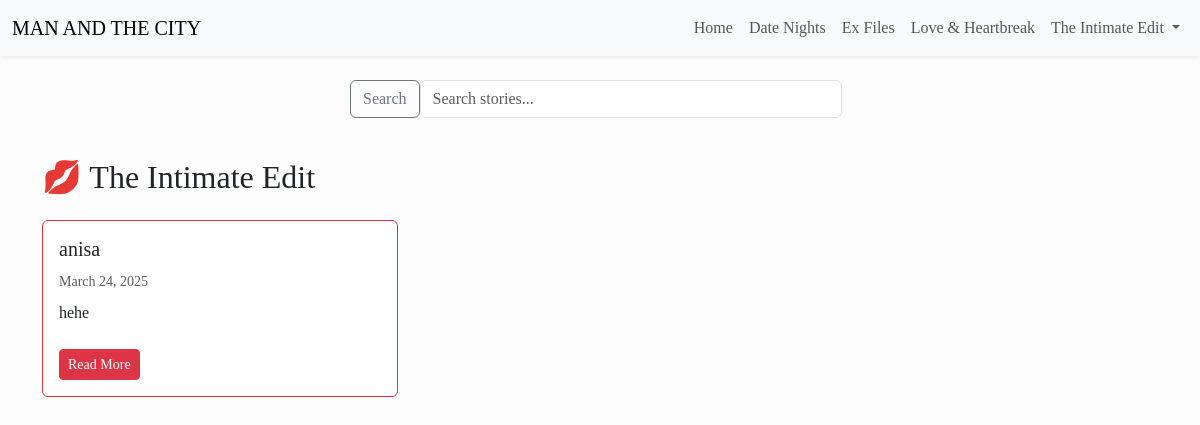
Page /post/intimate-edit/ on the committed database.
### posts/models.py (models this page shows, shortened)
class Post(models.Model):
    CATEGORY_CHOICES = [
        ('date', 'Date Night'),
        ('ex', 'Ex Files'),
        ('fun', 'Love & Laughs'),
        ('intimate', 'The Intimate Edit'),
    ]
    title = models.CharField(max_length=200)
    slug = models.SlugField(unique=True)
    date = models.DateTimeField(default=timezone.now)
    category = models.CharField(max_length=20, choices=CATEGORY_CHOICES)
    intro = models.TextField(blank=True)
    content = models.TextField()
    is_premium = models.BooleanField(default=False)
    image = models.ImageField(upload_to='post_images/', blank=True, null=True)
    chemistry_rating = models.IntegerField(default=0)
    banter_rating = models.IntegerField(default=0)
    looks_rating = models.IntegerField(default=0)
    vibe_rating = models.IntegerField(default=0)

### posts/views.py (the view)
# urls.py: path('intimate-edit/', views.intimate_edit, name='intimate_edit'),
def intimate_edit(request):
    premium_posts = Post.objects.filter(is_premium=True, category='intimate').order_by('-date')
    return render(request, 'posts/intimate_edit.html', {'premium_posts': premium_posts})

### posts/templates/posts/intimate_edit.html (shortened to what this page needs)
{% extends 'base.html' %}
{% block content %}
  <h2 class="mb-4">💋 The Intimate Edit</h2>
  <div class="row">
    {% for post in premium_posts %}
    <div class="col-md-4 mb-4">
      <div class="card h-100 border-danger">
        <div class="card-body">
          <h5 class="card-title">{{ post.title }}</h5>
          <small class="text-muted">{{ post.date|date:"F j, Y" }}</small>
          <p class="mt-2">{{ post.intro|truncatewords:20 }}</p>
          <a href="{% url 'post_detail' slug=post.slug %}" class="btn btn-danger btn-sm mt-2">Read More</a>
        </div>
      </div>
    </div>
    {% endfor %}
  </div>
{% endblock %}

### templates/base.html (style rules this page uses)
body { font-family: 'Georgia', serif; background-color: #fdfdfd; }

### rows in the picture
Post: title "anisa", date "March 24, 2025", intro "hehe"
